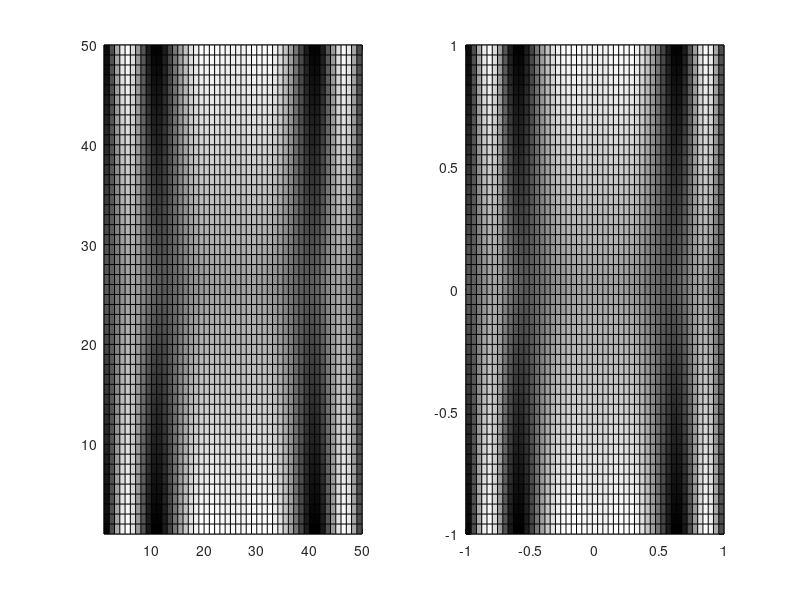

Reproduce this figure in MATLAB.
x = linspace(-1, 1, 50);
[xx, yy]=meshgrid(x);
z = (abs(xx)+abs(yy))*sin(3*pi*(xx.^2+yy.^2));
subplot(1,2,1)
pcolor(z);colormap(gray)
subplot(1,2,2)
pcolor(xx,yy,z);colormap(gray)
